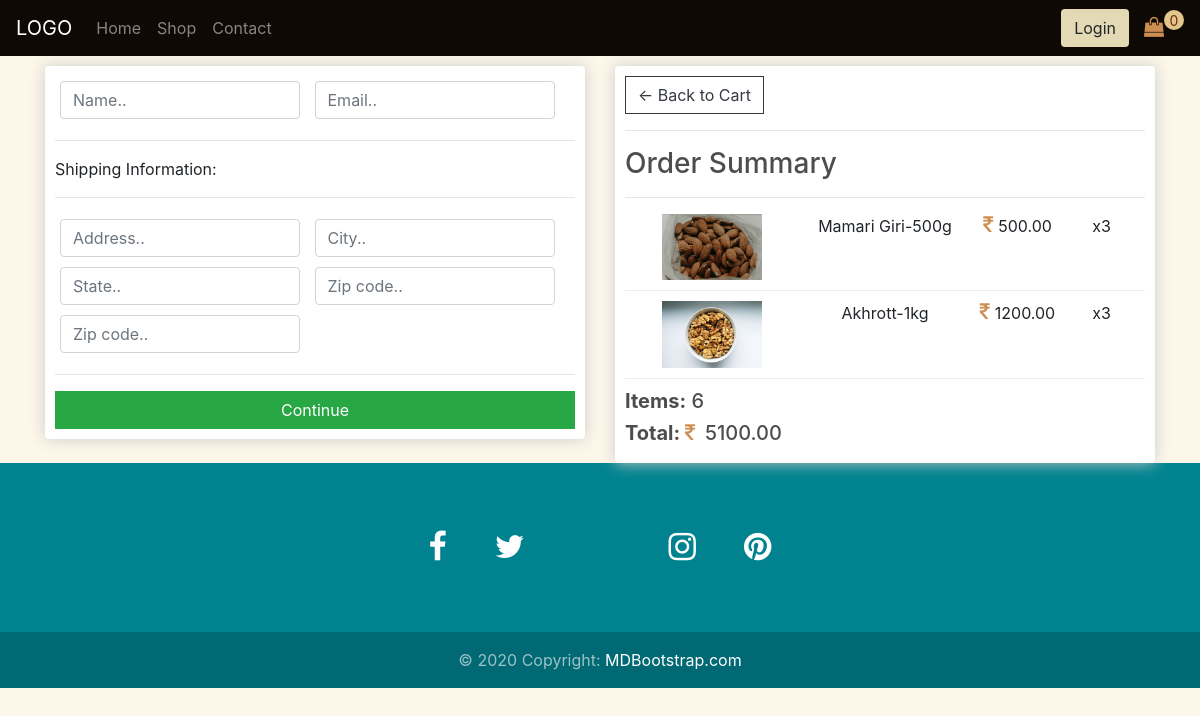
/checkout/ (signed in), run on an earlier commit of the app's database.
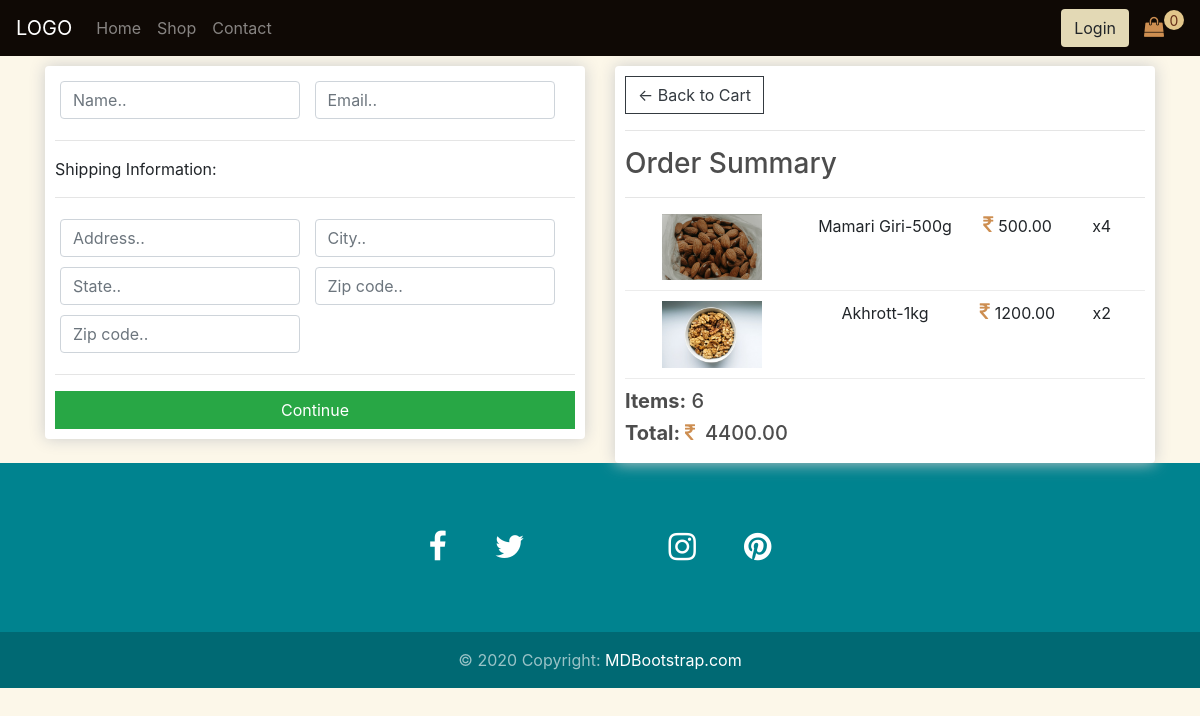
And on a later commit of the database.
### store/models.py (models this page shows, shortened)
class OrderItem(models.Model):
	product=models.ForeignKey(Product_Item, on_delete=models.SET_NULL, null=True)
	order = models.ForeignKey(Order, on_delete=models.SET_NULL, null=True)
	quantity = models.IntegerField(default=0, null=True,
				blank=True, validators=[ MinValueValidator(0)] )
	date_added = models.DateTimeField(auto_now_add=True)
	def  __str__(self):
		return self.product.__str__()
	@property
	def get_total(self):
		total=self.product.price * self.quantity
		return total

class Order(models.Model):
	customer = models.ForeignKey(Customer,
		on_delete=models.SET_NULL,
		 blank=True, null=True)
	date_orderd = models.DateTimeField(auto_now_add=True)
	complete = models.BooleanField(default=False, null=True, blank=False)
	transaction_id = models.CharField(max_length=200, null=True)
	@property
	def get_cart_total(self):
		orderitems = self.orderitem_set.all()
		total =sum([item.get_total for item in orderitems])
		return total
	@property
	def get_cart_items(self):
		orderitems = self.orderitem_set.all()
		total =sum([item.quantity for item in orderitems])
		return total

class Product_Item(models.Model):
	Product=models.ForeignKey(Product,
		on_delete=models.CASCADE,related_name='items')
	price=models.FloatField(default = 0.00, blank=False,
								help_text=("""Price per item"""),
                            	verbose_name=('Price'),
                            	validators=[ MinValueValidator(0)])
	discount = models.FloatField(default = 0, blank=False,
								help_text=("Discount offer"),
                            	verbose_name=('Discount'),
                            	validators=[MinValueValidator(0)])
	weight = models.CharField(max_length=20, blank=False)
	about=models.TextField(blank=True, null=True,help_text=("Describe the product."),
                            	verbose_name=('About The Item'),) #Richtextfield if wants to include pictures
	howtouse=models.TextField(blank=True, null=True,help_text=("Write how to consume/use the item."),
                            	verbose_name=('How to use'),) #Richtextfield if wants to include pictures
	benefits=models.TextField(blank=True, null=True,help_text=("Write how will the product benefit them."),
                            	verbose_name=('Benefits'),) #Richtextfield if wants to include pictures
	ingredient=models.TextField(blank=True, null=True,help_text=("Write the things that are included in the pakaging."),
                            	verbose_name=('Ingredients'),) #Richtextfield if wants to include pictures
	def __str__(self):
		return f'{self.Product.name}-{self.weight}'

class Product_Item_Images(models.Model):
	item = models.ForeignKey(Product_Item,
		on_delete=models.CASCADE, related_name='images')
	image = models.ImageField(default='default-product.jpg', upload_to='Uploads')

class Product(models.Model):
	category = models.ForeignKey(Categories,
		on_delete=models.CASCADE, related_name='Products')
	name=models.CharField(max_length=250)
	origin_place = models.CharField(max_length=250)

### store/views.py (the view)
# urls.py: path('checkout/', views.CheckOut, name="CheckOut"),
def CheckOut(request):
	pdtList=[]
	if request.user.is_authenticated:
		customer  = request.user.customer
		order, created = Order.objects.get_or_create(customer=customer, complete=False)
		items = order.orderitem_set.all()
		for item in items:
			pdtImage=Product_Item_Images.objects.filter(item=item.product)[0]
			pdtList += [[item, pdtImage]]
	else:
		pdtList=[]
		order = {'get_cart_total':0, 'get_cart_items':0}
	context={
	'pdtList': pdtList,
	'order': order,
	}
	return render(request, 'checkout.html', context)

### store/templates/checkout.html (shortened to what this page needs)
{% extends "base.html" %}
{% load static %}
{% block base %}
<div class="container">
     <div class="row">
		<div class="col-lg-6">
			<div class="box-element" id="form-wrapper">
				<form id="form">
					<div id="user-info">
						<div class="form-field">
							<input required class="form-control" type="text" name="name" placeholder="Name..">
						</div>
						<div class="form-field">
							<input required class="form-control" type="email" name="email" placeholder="Email..">
						</div>
					</div>
					<div id="shipping-info">
						<hr>
						<p>Shipping Information:</p>
						<hr>
						<div class="form-field">
							<input class="form-control" type="text" name="address" placeholder="Address..">
						</div>
						<div class="form-field">
							<input class="form-control" type="text" name="city" placeholder="City..">
						</div>
						<div class="form-field">
							<input class="form-control" type="text" name="state" placeholder="State..">
						</div>
						<div class="form-field">
							<input class="form-control" type="text" name="zipcode" placeholder="Zip code..">
						</div>
						<div class="form-field">
							<input class="form-control" type="text" name="country" placeholder="Zip code..">
						</div>
					</div>
					<hr>
					<input id="form-button" class="btn btn-success btn-block" type="submit" value="Continue">
				</form>
			</div>
			<br>
		</div>
		<div class="col-lg-6">
			<div class="box-element">
				<a  class="btn btn-outline-dark" href="{% url 'Cart' %}">&#x2190; Back to Cart</a>
				<hr>
				<h3>Order Summary</h3>
				<hr>
				{% for item, img in pdtList %}
					<div class="cart-row text-center">
						<div style="flex:2"><img class="row-image" src="{{img.image.url}}"></div>
						<div style="flex:2"><p>{{item}}</p></div>
						<div style="flex:1"><p><i id="cart-icon" class="fa fa-inr" aria-hidden="true"></i>{{item.product.price|floatformat:2}}</p></div>
						<div style="flex:1"><p>x{{item.quantity}}</p></div>
					</div>
				{% endfor %}
				<h5><strong>Items:</strong>  {{order.get_cart_items}}</h5>
				<h5><strong>Total: </strong><i id="cart-icon" class="fa fa-inr" aria-hidden="true"></i>{{order.get_cart_total|floatformat:2}}</h5>
			</div>
		</div>
	</div>
</div>
{% endblock %}

What changed in the data, as far as the page shows it:
changed OrderItem "Mamari Giri-500g": quantity "3" → "4"
changed OrderItem "Akhrott-1kg": quantity "3" → "2"
changed through a linked row, Order: get_cart_total "5100.00" → "4400.00"
